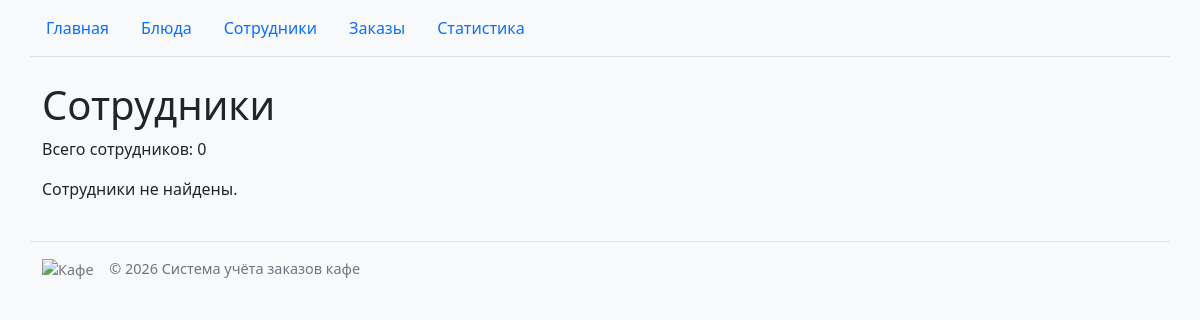
The app's page /employees/, older data.
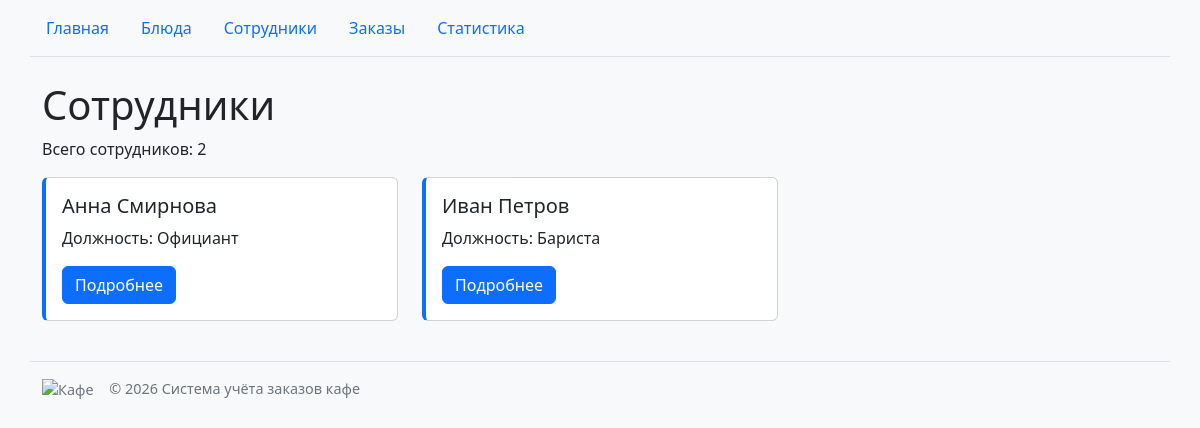
The same page, newer data.
### employees/models.py (models this page shows, shortened)
class Employee(models.Model):
    name = models.CharField("Имя", max_length=200)
    position = models.CharField("Должность", max_length=100)
    class Meta:
        verbose_name = "Сотрудник"
        verbose_name_plural = "Сотрудники"

### employees/views.py (the view)
# urls.py: path("employees/", include("employees.urls")),
def employees(request):
    employees_list = Employee.objects.order_by("name")
    return render(request, "employees/employee_list.html", {"employees": employees_list})

### cafe/context_processors.py (called while the page is built)
def cafe_info(request):
    return {"cafe_name": "Система учёта заказов кафе"}

### employees/templates/employees/employee_list.html (shortened to what this page needs)
{% extends "base.html" %}
{% block content %}
<h1>Сотрудники</h1>
<p>Всего сотрудников: {{ employees|length }}</p>
<div class="row">
    {% for employee in employees %}
        {% include "employees/includes/employee_card.html" %}
    {% empty %}
        <p>Сотрудники не найдены.</p>
    {% endfor %}
</div>
{% endblock %}

### employees/templates/employees/includes/employee_card.html
<div class="col-md-4 mb-3">
    <article class="card employee-card">
        <div class="card-body">
            <h5 class="card-title">{{ employee.name|default:"Без имени" }}</h5>
            <p class="card-text">Должность: {{ employee.position }}</p>
            <a href="{% url 'employees:detail' employee.id %}"
               class="btn btn-primary">
                Подробнее
            </a>
        </div>
    </article>
</div>

Row changes from the older to the newer data that the page shows:
added Employee: name "Анна Смирнова", position "Официант"
added Employee: name "Иван Петров", position "Бариста"
Text that changed along with them:
{{ employees|length }}: "0" → "2"
text no longer shown: "Сотрудники не найдены."
